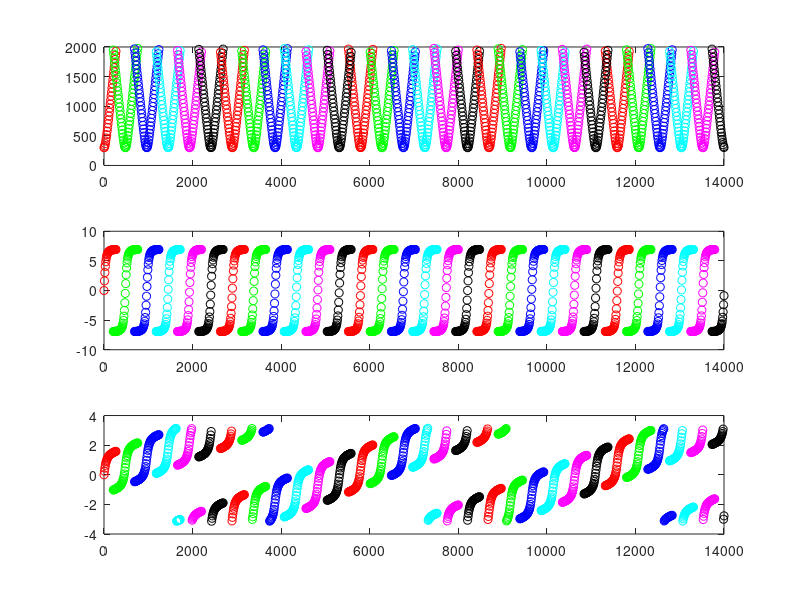
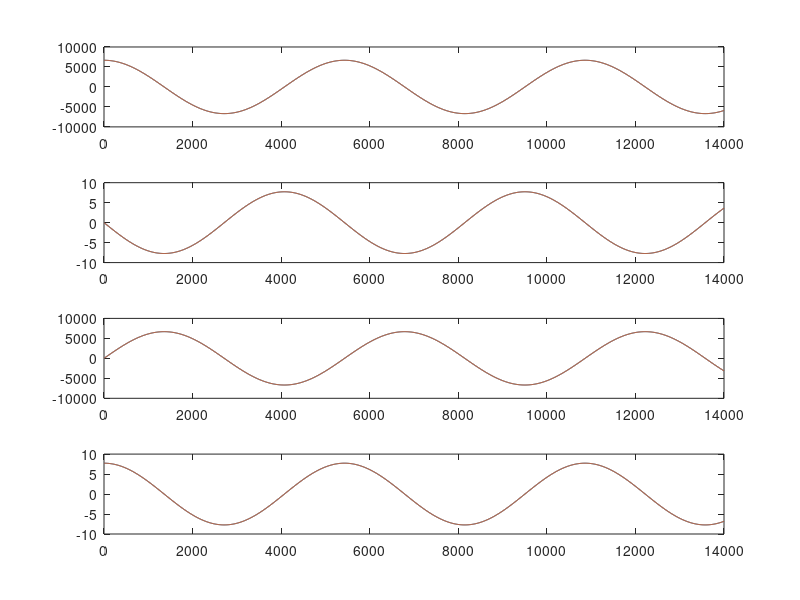
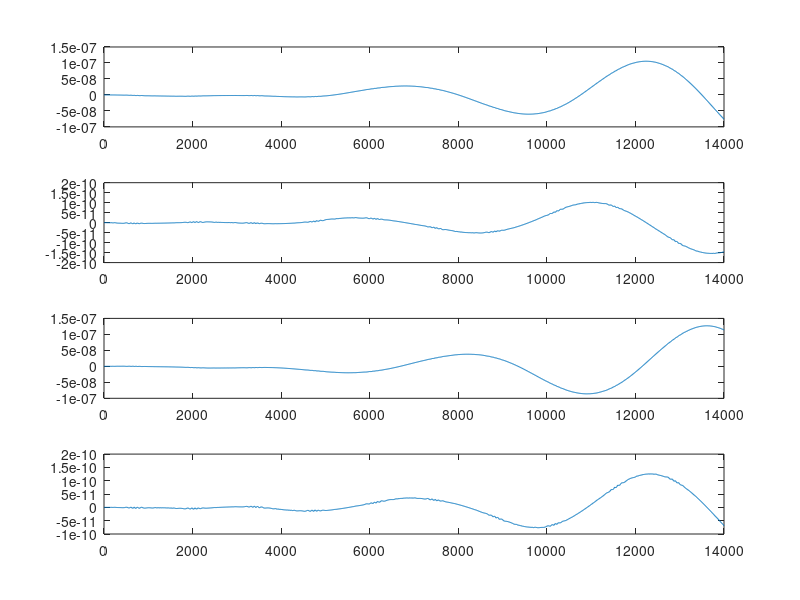
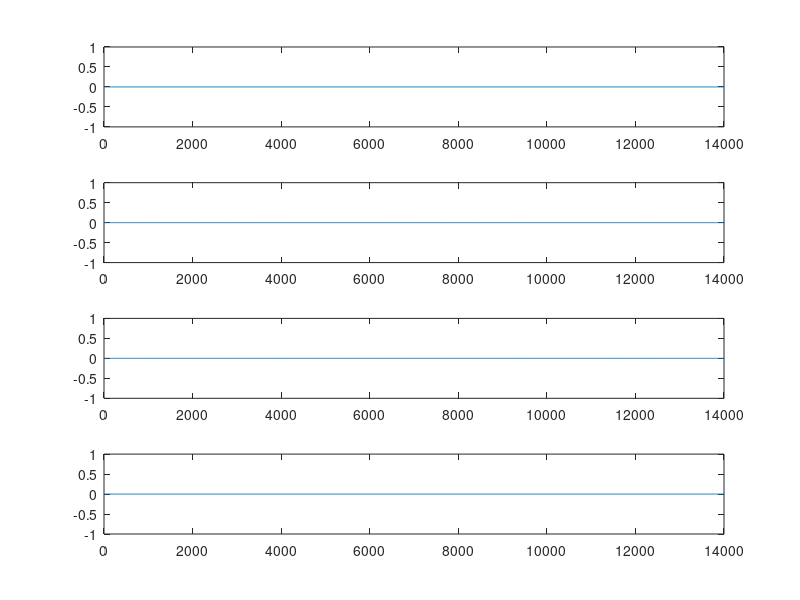

Here is the MATLAB script that generated these plots, in order: (Note: this script raises an error after producing the figures.)
%% full nonlinear sim
% constants
mu = 398600;
mu = 3.986004418e5;
Re = 6378;
we = 2*pi/86400;

% radius
r = @(x) sqrt(x(1,:).^2+x(3,:).^2);
% odefun
f = @(t,x) [x(2,:);...
           -mu*x(1,:)./r(x).^3;...
            x(4,:);...
           -mu*x(3,:)./r(x).^3];
% sim setup
dt = 10;
times = 0:dt:14000;
x_pert = [0;0.075;0;-0.021];
x_pert = [0;0;0;0];
x0 = [6678; 0; 0; sqrt(mu/6678)] + x_pert;

% solve ODE
opts = odeset('RelTol',1e-12,'AbsTol',1e-12);
[t,x] = ode45(f,times,x0,opts);
t = t'; x = x'; i = 1:12; nt = length(t); ni = length(i);

% theta i
th = @(t,i) mod(we*t+(i-1)*pi/6+pi,2*pi) - pi;

% Xsi and d/dt Xsi
xi = @(t,i) Re*cos(we*t+(i-1)*pi/6); % t: row, i:col, xi: ni x nt
xi_dot = @(t,i) -we*Re*sin(we*t+(i-1)*pi/6);
% Ysi and d/dt Ysi
yi = @(t,i) Re*sin(we*t+(i-1)*pi/6); % t: row, i:col, yi: ni x nt
yi_dot = @(t,i) we*Re*cos(we*t+(i-1)*pi/6);

% range measurement
p = @(t,x,i) sqrt((x(1,:)-xi(t,i)).^2 + (x(3,:)-yi(t,i)).^2); % t: row, x: 4 x nt, i: col, p: ni x nt
% range rate measurement
p_dot = @(t,x,i) ( (x(1,:)-xi(t,i)).*(x(2,:)-xi_dot(t,i)) + (x(3,:)-yi(t,i)).*(x(4,:)-yi_dot(t,i)) )./p(t,x,i);
% angle measurement
phi = @(t,x,i) atan2(x(3,:)-yi(t,i), x(1,:)-xi(t,i));
% total measurement
h = @(t,x,i) [p(t,x,i);...
              p_dot(t,x,i);...
              phi(t,x,i)];

% calculate measurements for all 12 ground stations
nonlin_y = zeros(3,nt,ni);
figure(33); clf(); colors = 'rgbcmkrgbcmk';
for i = 1:ni
    % angle measurements over time
    phis = phi(t,x,i);
    % ground station position over time
    ths = th(t,i);

    % vector measurement over time for ground station i
    nonlin_y(:,:,i) = [p(t,x,i); p_dot(t,x,i); phis];

    % not in view when phi is more than 90 deg from theta
    not_in_view = min(mod(ths-phis,2*pi),mod(phis-ths,2*pi)) > pi/2;

    % set measurements to NaN when not in view
    nonlin_y(:,not_in_view,i) = NaN;

    % plot measurements
    subplot(3,1,1); plot(t,nonlin_y(1,:,i),[colors(i) 'o']); hold on
    subplot(3,1,2); plot(t,nonlin_y(2,:,i),[colors(i) 'o']); hold on
    subplot(3,1,3); plot(t,nonlin_y(3,:,i),[colors(i) 'o']); hold on
end

%% linearization

% CT jacobians
A = @(x) [0,                             1,                              0, 0; ...
         -mu/r(x)^3*(1-3*x(1)^2/r(x)^2), 0,          3*mu*x(1)*x(3)/r(x)^5, 0;...
          0,                             0,                              0, 1;...
          3*mu*x(1)*x(3)/r(x)^5,         0, -mu/r(x)^3*(1-3*x(3)^2/r(x)^2), 0];
B = [0 0;1 0;0 0;0 1];

H = @(t,x,i) [(x(1)-xi(t,i))/p(t,x,i), 0, (x(3)-yi(t,i))/p(t,x,i), 0;...
              (x(2)-xi_dot(t,i))/p(t,x,i) - p_dot(t,x,i)*(x(1)-xi(t,i))/p(t,x,i)^2,...
                (x(1)-xi(t,i))/p(t,x,i),...
                (x(4)-yi_dot(t,i))/p(t,x,i) - p_dot(t,x,i)*(x(3)-yi(t,i))/p(t,x,i)^2,...
                (x(3)-yi(t,i))/p(t,x,i);...
              cos(phi(t,x,i))^2*[-(x(3)-yi(t,i))/(x(1)-xi(t,i))^2, 0, 1/(x(1)-xi(t,i)), 0]];

% set up nominal trajectory
% nominal radius/mean motion/period
r0 = 6678; n0 = sqrt(mu/r0^3); T0 = 2*pi/n0;
x_nom = @(t) [r0*cos(n0*t);...
            -r0*n0*sin(n0*t);...
             r0*sin(n0*t);...
             r0*n0*cos(n0*t)];

% simulate using DT jacobian
Alin_CT = zeros(4,4,nt);
Alin_DT = Alin_CT;
x_lin = zeros(4,nt);
dx = zeros(4,nt+1);
dx(:,1) = x_pert;
y_lin = zeros(3,nt,ni);
dy = zeros(3,nt,ni);
for k = 1:nt
    % current state of nominal trajectory
    x_nom_k = x_nom(t(k));

    % reconstruct full state as nominal + delta
    x_lin(:,k) = x_nom_k + dx(:,k);
    
    % calculate linearized measurement
    for i = 1:ni
        % evaluate nominal measurement
        y_lin(:,k,i) = [p(t(k),x_nom_k,i); p_dot(t(k),x_nom_k,i); phi(t(k),x_nom_k,i)];

        % add delta measurement
        y_lin(:,k,i) = y_lin(:,k,i) + H(t(k),x_nom_k,i)*dx(:,k);

        % remove if out of sight
        if min(mod(th(t(k),i)-phi(t(k),x_lin(:,k),i),2*pi),...
               mod(phi(t(k),x_lin(:,k),i)-th(t(k),i),2*pi)) > pi/2
            y_lin(:,k,i) = NaN;
        end
    end

    % evaluate CT jacobian at the nominal trajectory
    Alin_CT(:,:,k) = A(x_nom_k);
    
    % euler estimate of DT jacobian
    Alin_DT(:,:,k) = eye(4) + dt*Alin_CT(:,:,k);

    % propagate the delta x state
    dx(:,k+1) = Alin_DT(:,:,k)*dx(:,k);
end
G = dt*B;
W = G;
I = eye(4);


% plot linearized sim state on top of the full nonlinear state
figure(44); clf()
subplot(4,1,1); plot(t,x(1,:));
hold on; plot(t,x_lin(1,:));
subplot(4,1,2); plot(t,x(2,:));
hold on; plot(t,x_lin(2,:));
subplot(4,1,3); plot(t,x(3,:));
hold on; plot(t,x_lin(3,:));
subplot(4,1,4); plot(t,x(4,:));
hold on; plot(t,x_lin(4,:));

% plot the difference of the two sims
figure(55); clf()
subplot(4,1,1); plot(t,x(1,:)-x_lin(1,:));
subplot(4,1,2); plot(t,x(2,:)-x_lin(2,:));
subplot(4,1,3); plot(t,x(3,:)-x_lin(3,:));
subplot(4,1,4); plot(t,x(4,:)-x_lin(4,:));

% plot linearized sim state on top of the full nonlinear state
figure(66); clf(); dx = dx(:,1:end-1);
subplot(4,1,1); plot(t,dx(1,:));
subplot(4,1,2); plot(t,dx(2,:));
subplot(4,1,3); plot(t,dx(3,:));
subplot(4,1,4); plot(t,dx(4,:));

% pot linearized measurements
figure(77); clf()
colors = 'rgbcmkrgbcmk';
for i = 1:ni
    subplot(3,1,1); plot(t,y_lin(1,:,i),[colors(i) 'o']); hold on
    subplot(3,1,2); plot(t,y_lin(2,:,i),[colors(i) 'o']); hold on
    subplot(3,1,3); plot(t,y_lin(3,:,i),[colors(i) 'o']); hold on
end

%% generate noisy measurements


%% Linearized KF
load('orbitdeterm_finalproj_KFdata.mat');

% noise parameters
Q = Qtrue;
R = 10*Rtrue;

x0 = [0;0;0;0];
P0 = 300 * diag([1,1e-3,1,1e-3]);
[xs_lkf,Ps_lkf,s_lkf,inns_lkf] = LKF(x0,P0,x_nom,h,A,H,W,Q,R,t,ydata);

%% EKF

x0 = x_nom(0);
P0 = 300 * diag([1,1e-3,1,1e-3]);
h = @(t,x,i) [p(t,x,i);...
              p_dot(t,x,i);...
              phi(t,x,i)];
[xs_ekf,Ps_ekf,s_ekf,inns_ekf] = EKF(x0,P0,f,h,A,H,W,Qtrue,Rtrue,t,ydata);

%% filter functions

function [xs,Ps,s,inns] = LKF(x0,P0,x_nom,h,A,H,W,Q,R,t,ydata)
% initial conditions
dt = t(2)-t(1);
ny = length(ydata);
x = x0;
P = P0;
xs = zeros(4,ny); xs(:,1) = x;
Ps = zeros(4,4,ny); Ps(:,:,1) = P;
s = zeros(4,ny); s(:,1) = 2*sqrt(diag(P));
inns = zeros(3,ny);
I = eye(length(x0));
for k = 2:ny
    % get model parameters
    x_nom_k = x_nom(t(k));
    Fk = I + dt*A(x_nom(t(k-1)));
    if ~isempty(ydata{k})
        i_in_view = ydata{k}(4,:);
        yk = reshape(ydata{k}(1:3,:),[],1);
    else
        i_in_view = [];
        yk = [];
    end
    Hs = cell(1,length(i_in_view)); Rs = Hs;
    y_nom_k = zeros(3*length(i_in_view),1);
    for j = 1:length(i_in_view)
        Hs{j} = H(t(k),x_nom_k,i_in_view(j));
        Rs{j} = R;
        y_nom_k((j-1)*3+(1:3)) = h(t(k),x_nom_k,i_in_view(j));
    end
    Hk = vertcat(Hs{:});
    Rk = blkdiag(Rs{:});
    
    % predict
    x_ = Fk*x;
    P_ = Fk*P*Fk' + W*Q*W';
    % correct
    if ~isempty(i_in_view)
        K = P_*Hk'/(Hk*P_*Hk' + Rk);
        innovation = (yk-y_nom_k) - Hk*x_;
        innovation(3:3:end) = mod(pi + innovation(3:3:end), 2*pi) - pi;
        x = x_ + K*innovation;
        P = (I-K*Hk)*P_;
        inns(:,k) = innovation(1:min(end,3));
    else
        x = x_;
        P = P_;
    end
    
    % store current values
    xs(:,k) = x;
    Ps(:,:,k) = P;
    s(:,k) = 2*sqrt(diag(P));
end
% reconstruct full state estimate 
xs = x_nom(t) + xs;
end



function [xs,Ps,s,inns] = EKF(x0,P0,f,h,A,H,W,Q,R,t,ydata)
opts = odeset('RelTol',1e-12,'AbsTol',1e-12);
ny = length(ydata);
dt = t(2)-t(1);
x = x0;
P = P0;
I = eye(length(x0));
xs = zeros(4,ny); xs(:,1) = x;
Ps = zeros(4,4,ny); Ps(:,:,1) = P;
s = zeros(4,ny); s(:,1) = 2*sqrt(diag(P));
inns = zeros(3,ny);
for k = 2:ny
    % get F
    Fk = I + dt*A(x);
    
    % prediction step
    [~,x_] = ode45(f,[0 dt],x,opts);
    x_ = x_(end,:)';
    P_ = Fk*P*Fk' + W*Q*W';

    % measurement processing
    if ~isempty(ydata{k})
        i_in_view = ydata{k}(4,:);
        yk = reshape(ydata{k}(1:3,:),[],1);
    else
        i_in_view = [];
        yk = [];
    end
    Hs = cell(1,length(i_in_view)); Rs = Hs;
    yk_est = zeros(3*length(i_in_view),1);
    for j = 1:length(i_in_view)
        Hs{j} = H(t(k),x,i_in_view(j));
        Rs{j} = R;
        yk_est((j-1)*3+(1:3)) = h(t(k),x_,i_in_view(j));
    end

    % create augmented H and R matrices
    Hk = vertcat(Hs{:});
    Rk = blkdiag(Rs{:});

    % correction step
    if ~isempty(i_in_view)
        K = P_*Hk'/(Hk*P_*Hk' + Rk);
        innovation = yk - yk_est;
        innovation(3:3:end) = mod(pi + innovation(3:3:end), 2*pi) - pi;
        x = x_ + K*innovation;
        P = (I-K*Hk)*P_;
        inns(:,k) = innovation(1:min(end,3));
    else
        x = x_;
        P = P_;
    end

    % store current values
    xs(:,k) = x;
    Ps(:,:,k) = P;
    s(:,k) = 2*sqrt(diag(P));
end
end

